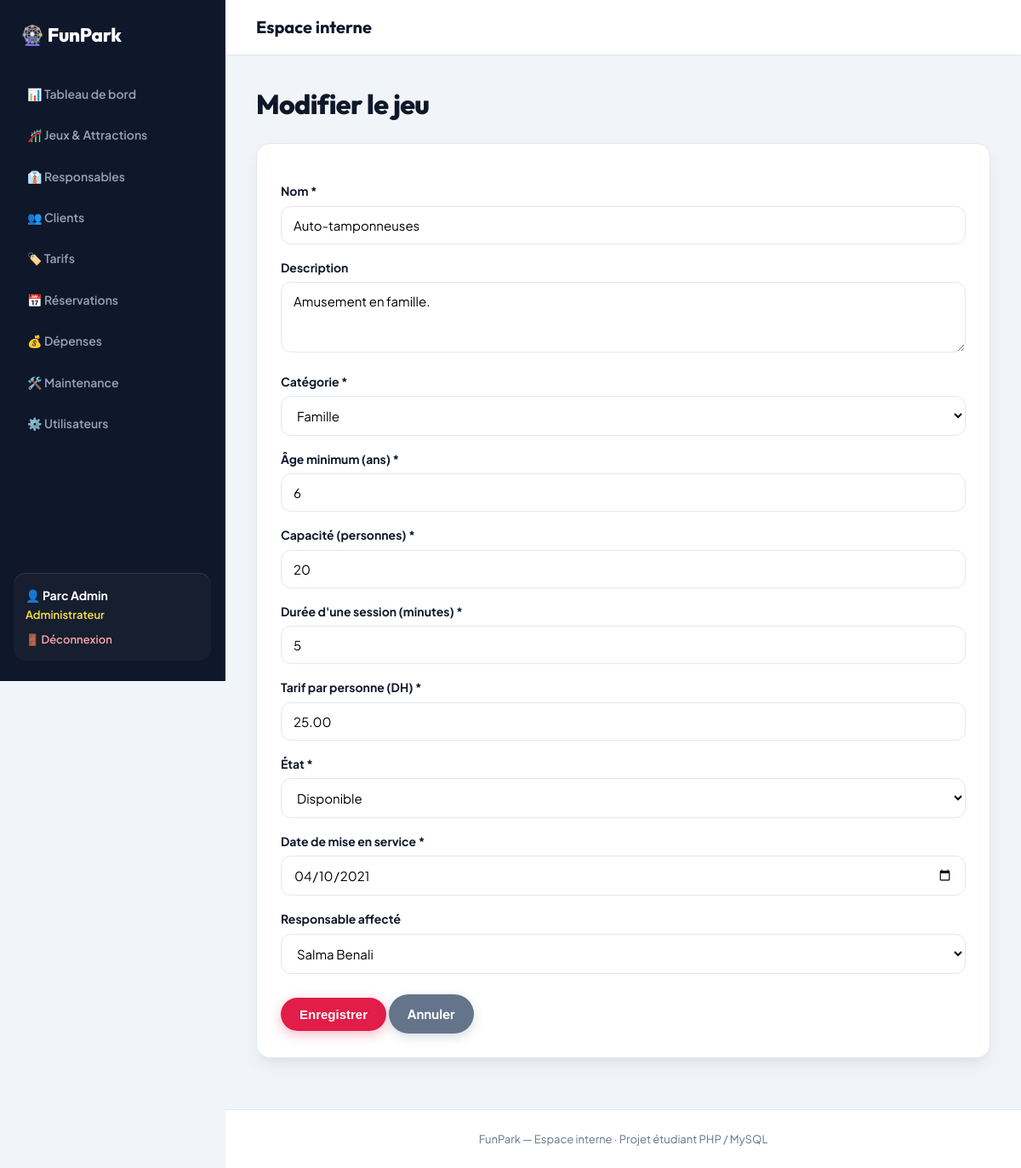
/index.php?page=jeux&action=modifier&id=3 (signed in), run on the app's committed database.
### tables this page shows
CREATE TABLE jeu (
  id_jeu INT AUTO_INCREMENT PRIMARY KEY,
  nom VARCHAR(80) NOT NULL,
  description TEXT,
  categorie VARCHAR(50) NOT NULL,
  age_minimum INT NOT NULL DEFAULT 0,
  capacite INT NOT NULL,
  duree_session INT NOT NULL,
  tarif DECIMAL(8,2) NOT NULL,
  etat ENUM('disponible','en_fonctionnement','en_maintenance','hors_service','ferme_temporairement') NOT NULL DEFAULT 'disponible',
  date_mise_service DATE,
  actif TINYINT(1) NOT NULL DEFAULT 1,
  id_responsable INT NULL,
  FOREIGN KEY (id_responsable) REFERENCES responsable(id_responsable)
);

### config/helpers.php (called while the page is built, shortened)
<?php
function libelle($valeur) {
    $textes = [
        'disponible' => 'Disponible', 'en_fonctionnement' => 'En fonctionnement', 'en_maintenance' => 'En maintenance',
        'hors_service' => 'Hors service', 'ferme_temporairement' => 'Fermé temporairement',
        'admin' => 'Administrateur', 'responsable' => 'Responsable de jeu', 'agent' => 'Agent de vente / accueil',
        'client' => 'Client / visiteur',
        'especes' => 'Espèces', 'carte' => 'Carte', 'paye' => 'Payé', 'en_attente' => 'En attente',
        'confirmee' => 'Confirmée', 'payee' => 'Payée', 'utilisee' => 'Utilisée', 'annulee' => 'Annulée',
        'signalee' => 'Signalée', 'planifiee' => 'Planifiée', 'en_cours' => 'En cours', 'terminee' => 'Terminée',
        'jeu' => 'Lié à un jeu', 'general' => 'Frais généraux',
        'individuel' => 'Individuel', 'famille' => 'Famille', 'groupe' => 'Groupe',
        'actif' => 'Actif', 'inactif' => 'Inactif', 'valide' => 'Valide', 'utilise' => 'Utilisé',
        'billet' => 'Billets', 'reservation' => 'Réservation', 'abonnement' => 'Abonnement', 'autre' => 'Autre',
    ];
    return $textes[$valeur] ?? $valeur;
}
function e($texte) {
    return htmlspecialchars((string)$texte, ENT_QUOTES, 'UTF-8');
}
function selectionne($a, $b) {
    return ((string)$a === (string)$b) ? 'selected' : '';
}
function url($page, $action = 'index', $params = []) {
    return 'index.php?' . http_build_query(array_merge(['page' => $page, 'action' => $action], $params));
}
function vue($fichier, $donnees = [], $mode = null) {
    extract($donnees);
    require RACINE . '/views/layout/header.php';
    require RACINE . '/views/layout/navbar.php';
    require RACINE . '/views/' . $fichier . '.php';
    require RACINE . '/views/layout/footer.php';
}

### controllers/JeuController.php (called while the page is built, shortened)
<?php
class JeuController {
    private $pdo, $jeu, $responsable;
    public function __construct($pdo) {
        $this->jeu = new Jeu($pdo);
        $this->responsable = new Responsable($pdo);
    }
    public function actionModifier() { exigerRole(['admin']); $this->formulaire((int)($_GET['id'] ?? 0)); }
    private function formulaire($id) {
        $jeu = ['nom' => '', 'description' => '', 'categorie' => 'Manège', 'age_minimum' => 0, 'capacite' => '', 'duree_session' => '',
                'tarif' => '', 'etat' => 'disponible', 'date_mise_service' => date('Y-m-d'), 'id_responsable' => ''];
        if ($id) {
            $jeu = $this->jeu->trouver($id);
        }
        $erreurs = [];
        vue('jeux/form', ['jeu' => $jeu, 'id' => $id, 'erreurs' => $erreurs, 'responsables' => $this->responsable->actifs()]);
    }
}

### index.php (called while the page is built, shortened)
<?php
require RACINE . '/config/helpers.php';
$action = $_GET['action'] ?? 'index';
try {
    $controleur = new $nomClasse(getPDO());
    $methode = 'action' . ucfirst($action);
    $controleur->$methode();
} catch (PDOException $e) {
    die("Erreur de base de données : " . e($e->getMessage()));
}

### models/Jeu.php (called while the page is built, shortened)
<?php
class Jeu {
    private $pdo;
    public function __construct($pdo) { $this->pdo = $pdo; }
    public function trouver($id) {
        $req = $this->pdo->prepare("SELECT j.*, r.nom AS resp_nom, r.prenom AS resp_prenom
                                    FROM jeu j LEFT JOIN responsable r ON r.id_responsable = j.id_responsable
                                    WHERE j.id_jeu = ?");
        $req->execute([$id]);
        return $req->fetch();
    }
}

### models/Responsable.php (called while the page is built, shortened)
<?php
class Responsable {
    private $pdo;
    public function __construct($pdo) { $this->pdo = $pdo; }
    public function actifs() {
        return $this->pdo->query("SELECT * FROM responsable WHERE statut = 'actif' ORDER BY nom")->fetchAll();
    }
}

### views/jeux/form.php (the view, shortened to what this page needs)
<h1><?= $id ? 'Modifier le jeu' : 'Ajouter un jeu' ?></h1>
<form method="post" class="formulaire validation">
    <label>Nom *</label><input type="text" name="nom" value="<?= e($jeu['nom']) ?>" required>
    <label>Description</label><textarea name="description" rows="3"><?= e($jeu['description']) ?></textarea>
    <label>Catégorie *</label>
    <select name="categorie">
        <?php foreach (CATEGORIES_JEUX as $cat): ?><option <?= selectionne($jeu['categorie'], $cat) ?>><?= e($cat) ?></option><?php endforeach; ?>
    </select>
    <label>Âge minimum (ans) *</label><input type="number" name="age_minimum" min="0" value="<?= e($jeu['age_minimum']) ?>" required>
    <label>Capacité (personnes) *</label><input type="number" name="capacite" min="1" value="<?= e($jeu['capacite']) ?>" required>
    <label>Durée d'une session (minutes) *</label><input type="number" name="duree_session" min="1" value="<?= e($jeu['duree_session']) ?>" required>
    <label>Tarif par personne (DH) *</label><input type="number" name="tarif" min="0" step="0.01" value="<?= e($jeu['tarif']) ?>" required>
    <label>État *</label>
    <select name="etat">
        <?php foreach (ETATS_JEU as $etat): ?><option value="<?= $etat ?>" <?= selectionne($jeu['etat'], $etat) ?>><?= e(libelle($etat)) ?></option><?php endforeach; ?>
    </select>
    <label>Date de mise en service *</label><input type="date" name="date_mise_service" value="<?= e($jeu['date_mise_service']) ?>" required>
    <label>Responsable affecté</label>
    <select name="id_responsable"><option value="">-- Aucun --</option>
        <?php foreach ($responsables as $r): ?>
            <option value="<?= $r['id_responsable'] ?>" <?= selectionne($jeu['id_responsable'], $r['id_responsable']) ?>><?= e($r['prenom'] . ' ' . $r['nom']) ?></option>
        <?php endforeach; ?>
    </select>
    <button class="btn" type="submit">Enregistrer</button>
    <a class="btn gris" href="<?= e(url('jeux')) ?>">Annuler</a>
</form>

### public/css/style.css (style rules this page uses)
:root { --font-body: 'Plus Jakarta Sans', system-ui, -apple-system, sans-serif; --font-heading: 'Outfit', 'Plus Jakarta Sans', sans-serif; --violet: #4f46e5; --violet-fonce: #0f172a; --violet-back: #1e1b4b; --magenta: #e11d48; --magenta-hover: #be123c; --or: #f59e0b; --or-clair: #fde047; --ciel: #0284c7; --emerald: #10b981; --creme: #f8fafc; --blanc: #ffffff; --texte: #0f172a; --texte-doux: #64748b; --bordure: #e2e8f0; --ombre: 0 10px 25px -5px rgba(15, 23, 42, 0.08), 0 8px 10px -6px rgba(15, 23, 42, 0.04); --ombre-forte: 0 20px 35px -5px rgba(15, 23, 42, 0.14), 0 10px 15px -5px rgba(15, 23, 42, 0.08); --rayon: 16px; --rayon-lg: 24px; --nav-h: 76px; --sidebar-w: 265px; }
*, *::before, *::after { box-sizing: border-box; }
html { scroll-behavior: smooth; width: 100%; min-height: 100%; margin: 0; padding: 0; }
body { width: 100%; min-height: 100%; margin: 0; padding: 0; font-family: var(--font-body); background: var(--creme); color: var(--texte); line-height: 1.6; -webkit-font-smoothing: antialiased; }
h1, h2, h3, h4, h5, h6 { font-family: var(--font-heading); font-weight: 700; letter-spacing: -0.02em; }
a { color: var(--violet); text-decoration: none; transition: all 0.2s ease; }
body.mode-admin { display: flex; flex-direction: row; width: 100%; min-height: 100vh; margin: 0; padding: 0; background: #f1f5f9; }
.mode-admin .entete, .mode-admin .filtres, .mode-admin .tableau, .mode-admin table, .mode-admin .cartes, .mode-admin .deux-colonnes, .mode-admin .carte, .mode-admin .formulaire, .mode-admin .message, .mode-admin .bandeau-info, .mode-admin .grille-jeux, .mode-admin .grille-tarifs, .mode-admin .carte-detail-jeu, .mode-admin .detail-jeu-grille { width: 100% !important; max-width: none !important; box-sizing: border-box; }
h1 { font-size: 2rem; margin: 0 0 20px; color: var(--violet-fonce); font-weight: 800; }
.btn { display: inline-flex; align-items: center; justify-content: center; gap: 8px; background: linear-gradient(135deg, var(--magenta), #e11d48); color: var(--blanc) !important; border: none; padding: 11px 22px; border-radius: 999px; cursor: pointer; font-size: 15px; font-weight: 700; box-shadow: 0 4px 14px rgba(225, 29, 72, 0.3); transition: all 0.2s cubic-bezier(0.16, 1, 0.3, 1); }
.btn.gris { background: #64748b; box-shadow: 0 4px 12px rgba(100, 116, 139, 0.25); }
.formulaire, .carte { background: var(--blanc); padding: 28px; border-radius: var(--rayon); box-shadow: var(--ombre); border: 1px solid var(--bordure); }
.formulaire { max-width: 680px; }
label { display: block; margin: 16px 0 6px; font-weight: 700; font-size: 14px; color: var(--texte); }
input[type=text], input[type=email], input[type=password], input[type=number], input[type=date], select, textarea { width: 100%; padding: 12px 14px; border: 1px solid var(--bordure); border-radius: 12px; font-size: 15px; background: var(--blanc); font-family: inherit; transition: all 0.2s ease; }
.formulaire .btn { margin-top: 24px; }

### data on the page
jeu: nom "Auto-tamponneuses", description "Amusement en famille.", categorie "Famille", age_minimum "6", capacite "20", duree_session "5", tarif "25.00", etat "Disponible", date_mise_service "04/10/2021"

### other printed values
$_SESSION['user']['prenom'] . ' ' . $_SESSION['user']['nom'] "Parc Admin"
libelle($role) "Administrateur"
$titrePage "Espace interne"
form field id_responsable "Salma Benali"
